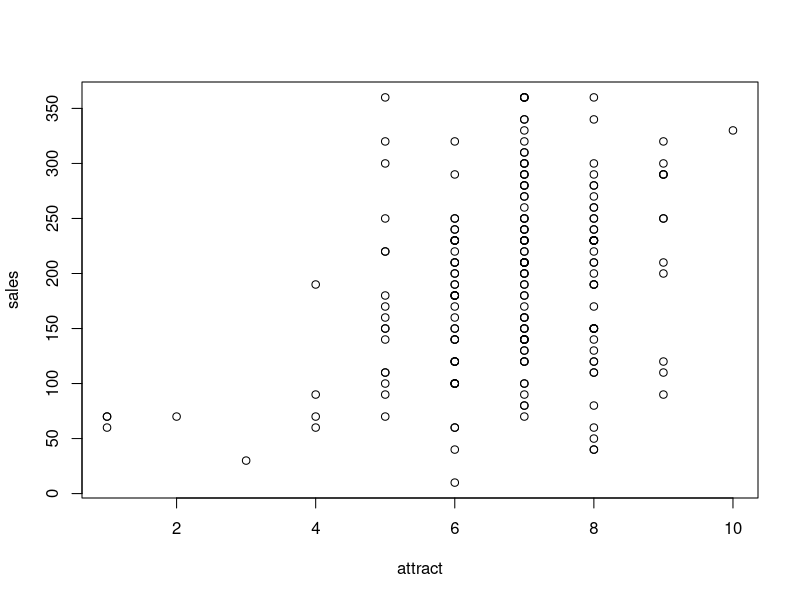

Write the R code that produced this figure.
#Michael Erwin
#Exercise 5

#Read in the file
data = read.csv("Album_Sales_3.csv",header=T,sep=',')

attach(data)

#Uncomment which one to plot
#plot(data[,c("adverts","sales")])
#plot(data[,c("airplay","sales")])
plot(data[,c("attract","sales")])

#linear regression based on sales (outcome) and adverts (predictor)
model_one = lm(sales ~ adverts, data=data)

#info for model one
summary(model_one)
print(model_one)

#logistic model with all the variables as predictors 
model_two = lm(sales ~ adverts + airplay + attract, data=data)

#info for model two
summary(model_two)
print(model_two)

#anova function to compare models
anova(model_one, model_two)

